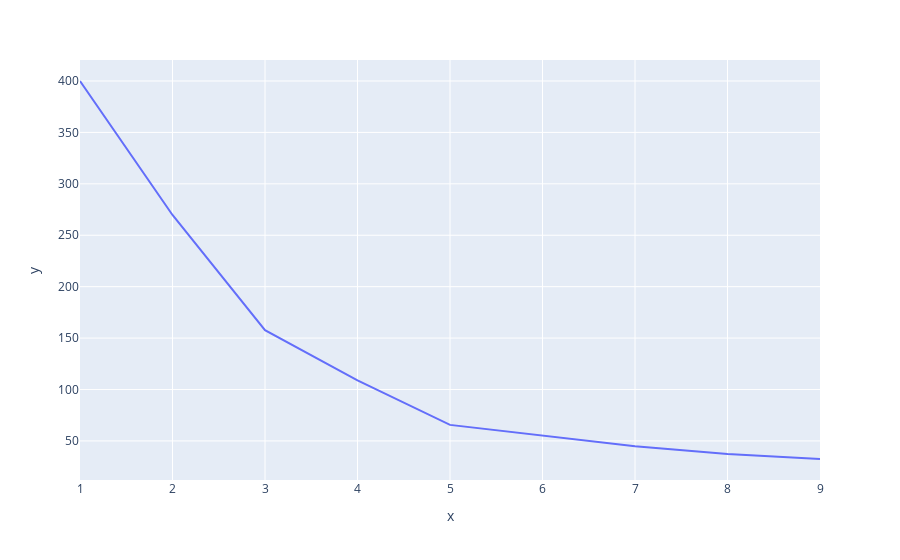

Here is the notebook cell this chart was saved with:
### Code cell
a=range(1,10)
px.line(x=a,y=sse)

### Figure 1 — Plotly figure (JSON) as saved in the notebook; plotly's stock layout.template omitted (floating-point values rounded to 4 significant figures)
{"data": [{"hoverlabel": {"namelength": 0}, "hovertemplate": "x=%{x}<br>y=%{y}", "legendgroup": "", "line": {"color": "#636efa", "dash": "solid"}, "mode": "lines", "name": "", "showlegend": false, "type": "scatter", "x": [1, 2, 3, 4, 5, 6, 7, 8, 9], "xaxis": "x", "y": [400, 269.7, 157.7, 108.9, 65.57, 55.1, 44.91, 37.2, 32.41], "yaxis": "y"}], "layout": {"legend": {"tracegroupgap": 0}, "margin": {"t": 60}, "xaxis": {"anchor": "y", "domain": [0, 1], "title": {"text": "x"}}, "yaxis": {"anchor": "x", "domain": [0, 1], "title": {"text": "y"}}}}
